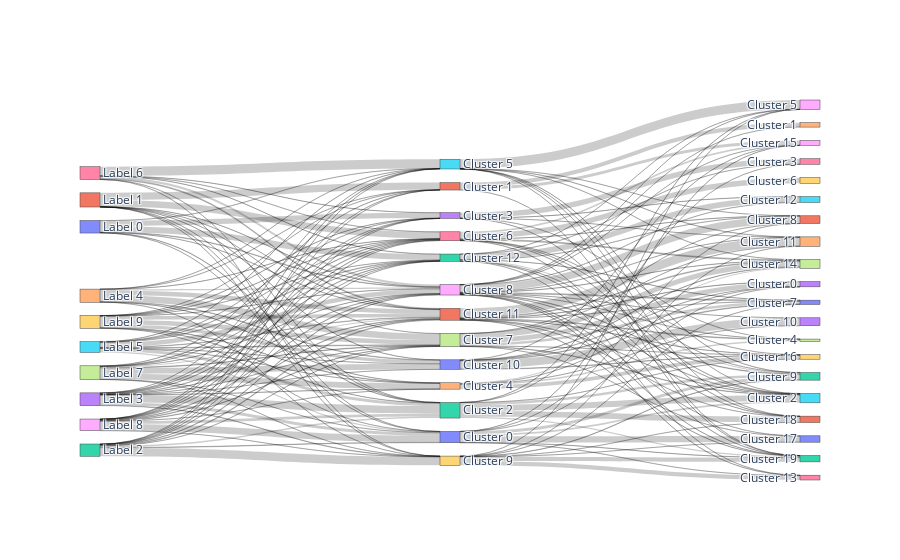

The cell this chart's notebook holds for it:
### Code cell
y_true = np.array(Y_train[:6000])
cluster_assignments_best = np.array(assignments_best)
cluster_assignments_k20 = np.array(assignments_k20)

true_labels = np.unique(y_true)
cluster_labels_best = np.unique(cluster_assignments_best)
cluster_labels_k20 = np.unique(cluster_assignments_k20)

source_labels = [f"Label {t}" for t in true_labels]
labels_best = [f"Cluster {c}" for c in cluster_labels_best]
labels_k20 = [f"Cluster {c}" for c in cluster_labels_k20]
all_labels = source_labels + labels_best + labels_k20

# Match labels and create Sankey plot
source_indices = []
target_indices = []
values = []

for i in range(len(true_labels)):
    for j in range(len(cluster_labels_best)):
        count_ij = np.sum((y_true == true_labels[i]) & (cluster_assignments_best == cluster_labels_best[j]))
        source_indices.append(i)
        target_indices.append(j + len(true_labels))
        values.append(count_ij)

for i in range(len(cluster_labels_best)):
    for j in range(len(cluster_labels_k20)):
        count_ij = np.sum((cluster_assignments_best == cluster_labels_best[i]) & (cluster_assignments_k20 == cluster_labels_k20[j]))
        source_indices.append(i + len(true_labels))
        target_indices.append(j + len(true_labels) + len(cluster_labels_best))
        values.append(count_ij)

fig = go.Figure(data=[go.Sankey(
    node = dict(
      pad = 15,
      thickness = 20,
      line = dict( width = 0.5),
      label = all_labels,
    ),
    link = dict(
      source = source_indices,
      target = target_indices,
      value = values
  ))])

fig.show()

### Figure 1 — Plotly figure (JSON) as saved in the notebook; plotly's stock layout.template omitted (floating-point values rounded to 4 significant figures; data arrays with more than 128 entries replaced by an {"elided": "..."} marker saying what was removed)
{"data": [{"link": {"source": {"elided": "390 int values"}, "target": {"elided": "390 int values"}, "value": {"elided": "390 int values"}}, "node": {"label": ["Label 0", "Label 1", "Label 2", "Label 3", "Label 4", "Label 5", "Label 6", "Label 7", "Label 8", "Label 9", "Cluster 0", "Cluster 1", "Cluster 2", "Cluster 3", "Cluster 4", "Cluster 5", "Cluster 6", "Cluster 7", "Cluster 8", "Cluster 9", "Cluster 10", "Cluster 11", "Cluster 12", "Cluster 0", "Cluster 1", "Cluster 2", "Cluster 3", "Cluster 4", "Cluster 5", "Cluster 6", "Cluster 7", "Cluster 8", "Cluster 9", "Cluster 10", "Cluster 11", "Cluster 12", "Cluster 13", "Cluster 14", "Cluster 15", "Cluster 16", "Cluster 17", "Cluster 18", "Cluster 19"], "line": {"width": 0.5}, "pad": 15, "thickness": 20}, "type": "sankey"}], "layout": {}}
